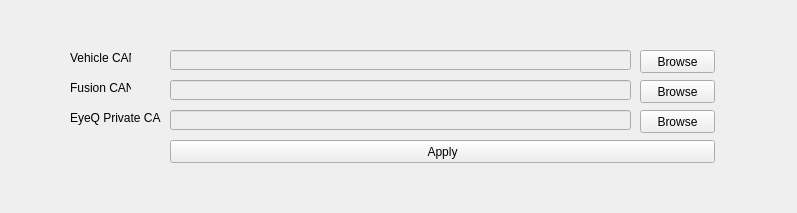
<?xml version="1.0" encoding="UTF-8"?>
<ui version="4.0">
 <class>Form</class>
 <widget class="QWidget" name="Form">
  <property name="geometry">
   <rect>
    <x>0</x>
    <y>0</y>
    <width>797</width>
    <height>213</height>
   </rect>
  </property>
  <property name="windowTitle">
   <string>Form</string>
  </property>
  <widget class="QLabel" name="label">
   <property name="geometry">
    <rect>
     <x>70</x>
     <y>50</y>
     <width>61</width>
     <height>16</height>
    </rect>
   </property>
   <property name="text">
    <string>Vehicle CAN</string>
   </property>
  </widget>
  <widget class="QLabel" name="label_2">
   <property name="geometry">
    <rect>
     <x>70</x>
     <y>80</y>
     <width>61</width>
     <height>16</height>
    </rect>
   </property>
   <property name="text">
    <string>Fusion CAN</string>
   </property>
  </widget>
  <widget class="QLabel" name="label_3">
   <property name="geometry">
    <rect>
     <x>70</x>
     <y>110</y>
     <width>91</width>
     <height>16</height>
    </rect>
   </property>
   <property name="text">
    <string>EyeQ Private CAN</string>
   </property>
  </widget>
  <widget class="QLineEdit" name="txt_vehicle">
   <property name="enabled">
    <bool>false</bool>
   </property>
   <property name="geometry">
    <rect>
     <x>170</x>
     <y>50</y>
     <width>461</width>
     <height>20</height>
    </rect>
   </property>
  </widget>
  <widget class="QLineEdit" name="txt_fusion">
   <property name="enabled">
    <bool>false</bool>
   </property>
   <property name="geometry">
    <rect>
     <x>170</x>
     <y>80</y>
     <width>461</width>
     <height>20</height>
    </rect>
   </property>
  </widget>
  <widget class="QLineEdit" name="txt_eyeq">
   <property name="enabled">
    <bool>false</bool>
   </property>
   <property name="geometry">
    <rect>
     <x>170</x>
     <y>110</y>
     <width>461</width>
     <height>20</height>
    </rect>
   </property>
  </widget>
  <widget class="QPushButton" name="btn_browse_vehicle">
   <property name="geometry">
    <rect>
     <x>640</x>
     <y>50</y>
     <width>75</width>
     <height>23</height>
    </rect>
   </property>
   <property name="text">
    <string>Browse</string>
   </property>
  </widget>
  <widget class="QPushButton" name="btn_browse_fusion">
   <property name="geometry">
    <rect>
     <x>640</x>
     <y>80</y>
     <width>75</width>
     <height>23</height>
    </rect>
   </property>
   <property name="text">
    <string>Browse</string>
   </property>
  </widget>
  <widget class="QPushButton" name="btn_browse_eyeq">
   <property name="geometry">
    <rect>
     <x>640</x>
     <y>110</y>
     <width>75</width>
     <height>23</height>
    </rect>
   </property>
   <property name="text">
    <string>Browse</string>
   </property>
  </widget>
  <widget class="QPushButton" name="btn_apply">
   <property name="geometry">
    <rect>
     <x>170</x>
     <y>140</y>
     <width>545</width>
     <height>23</height>
    </rect>
   </property>
   <property name="text">
    <string>Apply</string>
   </property>
  </widget>
 </widget>
 <resources/>
 <connections/>
</ui>
